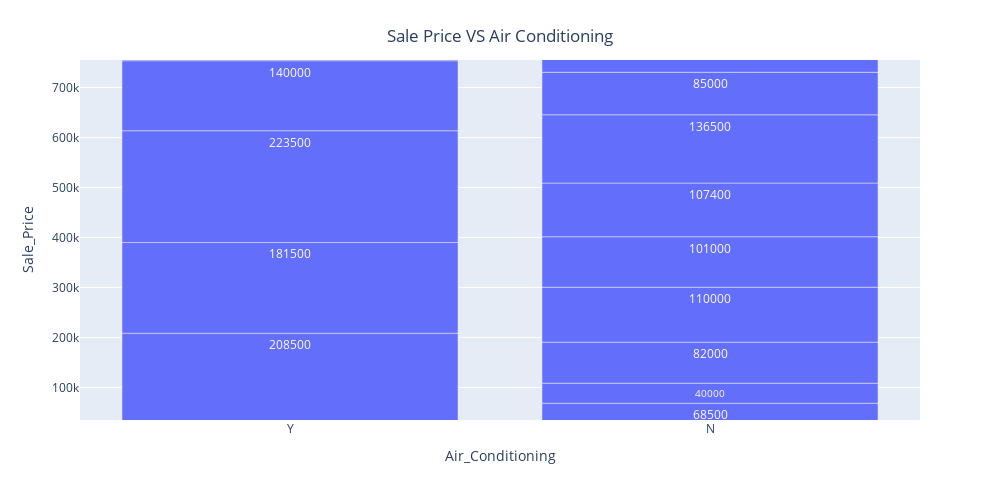

The notebook cell saved with this chart:
### Markdown cell above
#### Properties with more bathrooms tend to sell for more money. However, there are also some dots that fall outside this trend.

### Code cell
fig = px.bar(df, x = 'Air_Conditioning', y = 'Sale_Price' ,text="Sale_Price")
fig.update_layout(title = "Sale Price VS Air Conditioning",title_x=0.5,title_y=0.94, autosize=False, width=1000,height=500)
#fig.update_traces(marker_color = 'violet', marker_line_color = 'black',marker_line_width = 2)
y_min = df["Sale_Price"].min()
y_max = df["Sale_Price"].max()
fig.update_layout(yaxis=dict(range=[y_min, y_max]))
fig.show()

### Figure 1 — Plotly figure (JSON) as saved in the notebook; plotly's stock layout.template omitted (floating-point values rounded to 4 significant figures; data arrays with more than 128 entries replaced by an {"elided": "..."} marker saying what was removed)
{"data": [{"alignmentgroup": "True", "hovertemplate": "Air_Conditioning=%{x}<br>Sale_Price=%{text}<extra></extra>", "legendgroup": "", "marker": {"color": "#636efa", "pattern": {"shape": ""}}, "name": "", "offsetgroup": "", "orientation": "v", "showlegend": false, "text": {"elided": "1459 int values"}, "textposition": "auto", "type": "bar", "x": {"elided": "1459 str values"}, "xaxis": "x", "y": {"elided": "1459 int values"}, "yaxis": "y"}], "layout": {"autosize": false, "barmode": "relative", "height": 500, "legend": {"tracegroupgap": 0}, "margin": {"t": 60}, "title": {"text": "Sale Price VS Air Conditioning", "x": 0.5, "y": 0.94}, "width": 1000, "xaxis": {"anchor": "y", "autorange": true, "domain": [0, 1], "range": [-0.5, 1.5], "title": {"text": "Air_Conditioning"}, "type": "category"}, "yaxis": {"anchor": "x", "domain": [0, 1], "range": [34900, 755000], "title": {"text": "Sale_Price"}, "type": "linear"}}}
